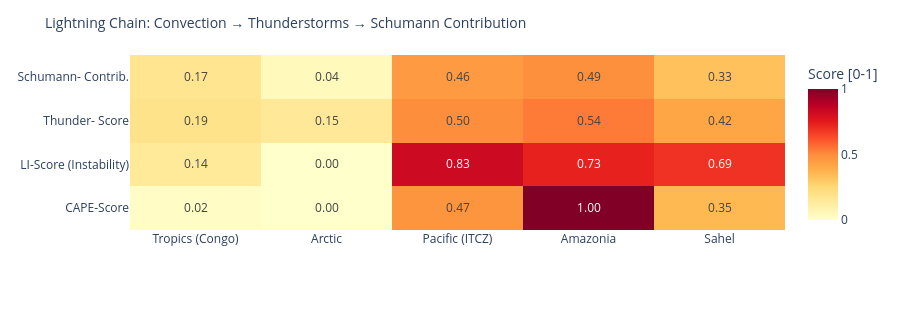

The code cell stored with this chart in its notebook:
### Code cell
# ============================================================
# LIGHTNING CHAIN: Convection → Thunderstorms → Schumann
# Shows the causal chain per measurement point as heatmap
# ============================================================

def cape_score(v):
    """CAPE → normalized score [0,1]"""
    if v is None or pd.isna(v): return 0.0
    return min(1.0, float(v) / 3000)

def li_score(v):
    """Lifted Index: negative = unstable → score [0,1]"""
    if v is None or pd.isna(v): return 0.3
    return min(1.0, max(0.0, (-float(v) + 6) / 12))

def cloud_score(v):
    if v is None or pd.isna(v): return 0.3
    return float(v) / 100

def thunder_score(row):
    """Kombinierter Gewitterwahrscheinlichkeits-Score
    CAPE + LI + Bedeckung + WMO-Gewitter + konvektiver Niederschlag (showers)
    Hinweis: X-Ray und Kp sind kein Bestandteil – nur geomagn./solarer Kontext.
    """
    cs = cape_score(row.get('cape'))
    ls = li_score(row.get('li'))
    cl = cloud_score(row.get('cloud'))
    t  = 1.0 if row.get('thunderstorm') else 0.0
    # Convective precipitation (showers) as additional indicator
    sh = min(1.0, (row.get('showers') or 0) / 5.0)
    return round(cs * 0.30 + ls * 0.25 + cl * 0.15 + t * 0.20 + sh * 0.10, 3)

def schumann_contribution(t_score, lat):
    """Schumann contribution: higher in tropics (±30°), scaled by thunderstorm score"""
    lat_weight = max(0.3, 1.0 - abs(lat) / 60)
    return round(t_score * lat_weight, 3)

df_atm['cape_score']   = df_atm.apply(lambda r: cape_score(r['cape']), axis=1)
df_atm['li_score']     = df_atm.apply(lambda r: li_score(r['li']),    axis=1)
df_atm['thunder_score']= df_atm.apply(lambda r: thunder_score(r.to_dict()), axis=1)
df_atm['schumann_contribution'] = df_atm.apply(
    lambda r: schumann_contribution(r['thunder_score'], r['lat']), axis=1)

metrics = ['cape_score', 'li_score', 'thunder_score', 'schumann_contribution']
labels  = ['CAPE-Score', 'LI-Score\n(Instability)', 'Thunder-\nScore', 'Schumann-\nContrib.']
z_data  = [df_atm[m].tolist() for m in metrics]

fig = go.Figure(go.Heatmap(
    z=z_data,
    x=df_atm['point'].tolist(),
    y=labels,
    colorscale='YlOrRd',
    zmin=0, zmax=1,
    text=[[f'{v:.2f}' for v in row] for row in z_data],
    texttemplate='%{text}', textfont=dict(size=12),
    colorbar=dict(title='Score [0-1]')
))
fig.update_layout(
    title=dict(text='Lightning Chain: Convection → Thunderstorms → Schumann Contribution', font=dict(size=14)),
    height=310,
    plot_bgcolor='rgba(0,0,0,0)', paper_bgcolor='rgba(0,0,0,0)',
    margin=dict(l=130, r=80, t=55, b=80)
)
fig.show()

### Figure 1 — Plotly figure (JSON) as saved in the notebook; plotly's stock layout.template omitted (floating-point values rounded to 4 significant figures)
{"data": [{"colorbar": {"title": {"text": "Score [0-1]"}}, "colorscale": [[0.0, "rgb(255,255,204)"], [0.125, "rgb(255,237,160)"], [0.25, "rgb(254,217,118)"], [0.375, "rgb(254,178,76)"], [0.5, "rgb(253,141,60)"], [0.625, "rgb(252,78,42)"], [0.75, "rgb(227,26,28)"], [0.875, "rgb(189,0,38)"], [1.0, "rgb(128,0,38)"]], "text": [["0.02", "0.00", "0.47", "1.00", "0.35"], ["0.14", "0.00", "0.83", "0.73", "0.69"], ["0.19", "0.15", "0.50", "0.54", "0.42"], ["0.17", "0.04", "0.46", "0.49", "0.33"]], "textfont": {"size": 12}, "texttemplate": "%{text}", "type": "heatmap", "x": ["Tropics (Congo)", "Arctic", "Pacific (ITCZ)", "Amazonia", "Sahel"], "y": ["CAPE-Score", "LI-Score\n(Instability)", "Thunder-\nScore", "Schumann-\nContrib."], "z": [[0.02, 0.0, 0.4733, 1.0, 0.3533], [0.1417, 0.0, 0.825, 0.7333, 0.6917], [0.187, 0.15, 0.497, 0.536, 0.418], [0.175, 0.045, 0.456, 0.491, 0.327]], "zmax": 1, "zmin": 0}], "layout": {"height": 310, "margin": {"b": 80, "l": 130, "r": 80, "t": 55}, "paper_bgcolor": "rgba(0,0,0,0)", "plot_bgcolor": "rgba(0,0,0,0)", "title": {"font": {"size": 14}, "text": "Lightning Chain: Convection → Thunderstorms → Schumann Contribution"}}}
